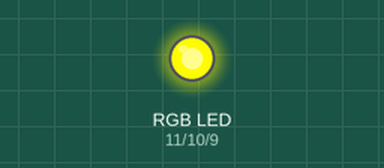
A sketch run on a simulated Arduino Uno, built with avr-gcc and run on an emulated ATmega328P. Parts: an RGB LED mixed from three pins (HIGH = lit).

Above: at 0.05 s.
At 1.85 s:
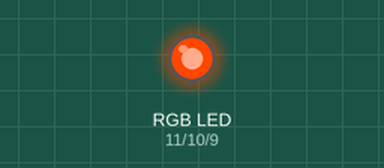
At 3.75 s:
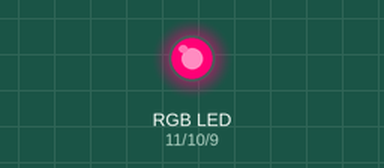
At 7.45 s:
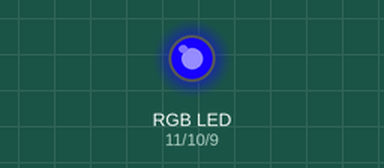
At 11.15 s:
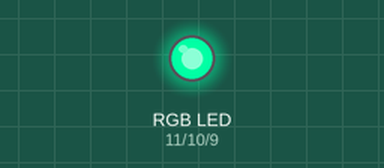
At 14.85 s:
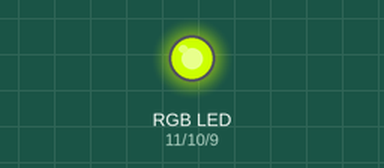
Timing chart, 0 to 20.0 s (numbered marks = the images above):
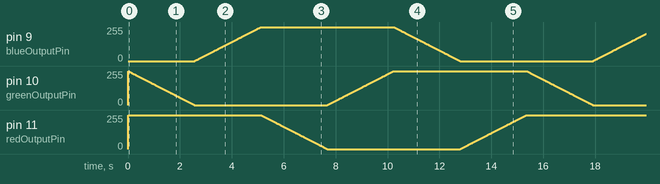

The sketch:

colour_wheel_fade.ino
```cpp
int redOutputPin = 11;
int greenOutputPin = 10;
int blueOutputPin = 9;

int redNow;
int greenNow;
int blueNow;
int colourChanging = 0;
const int green = 1;
const  int blue = 2;
const  int red = 3;
boolean greenCountUp;
boolean blueCountUp;
boolean redCountUp;

void setup()
{
  pinMode(redOutputPin, OUTPUT);
  pinMode(greenOutputPin, OUTPUT);
  pinMode(blueOutputPin, OUTPUT);
  redNow = 255;
  greenNow = 255;
  blueNow = 0;
//  Serial.begin(38400);
}

void loop()
{
  analogWrite(redOutputPin, redNow);
  analogWrite(greenOutputPin, greenNow);
  analogWrite(blueOutputPin, blueNow);
//Serial.print("Green: ");
//Serial.println(greenNow, DEC);
//Serial.print("Blue: ");
//Serial.println(blueNow, DEC);
//Serial.print("Red: ");
//Serial.println(redNow, DEC);

  if(redNow == 255 && greenNow == 255 && blueNow == 0) colourChanging = green;

  if(redNow == 255 && greenNow == 0 && blueNow == 0) colourChanging = blue;

  if(redNow == 255 && greenNow == 0 && blueNow == 255) colourChanging = red;

  if(redNow == 0 && greenNow == 0 && blueNow == 255) colourChanging = green;

  if(redNow == 0 && greenNow == 255 && blueNow == 255) colourChanging = blue;

  if(redNow == 0 && greenNow == 255 && blueNow == 0) colourChanging = red;


  if(colourChanging == green)
  {
    if(greenNow == 0) greenCountUp = true;
    if(greenNow == 255) greenCountUp = false;
    //      greenCountUp ? greenNow++ : greenNow--;
    if(greenCountUp)
    {
      greenNow++;
    }
    else
    {
      greenNow--;
    }
  }

  if(colourChanging == blue)
  {
    if(blueNow == 0) blueCountUp = true;
    if(blueNow == 255) blueCountUp = false;
    //    blueCountUp ? blueNow++ : blueNow--;
    if(blueCountUp)
    {
      blueNow++;
    }
    else
    {
      blueNow--;
    }
  }

  if(colourChanging == red)
  {
    if(redNow == 0) redCountUp = true;
    if(redNow == 255) redCountUp = false;
    //  redCountUp ? redNow++ : redNow--;
    if(redCountUp)
    {
      redNow++;
    }
    else
    {
      redNow--;
    }
  }

delay(10);
}
```
